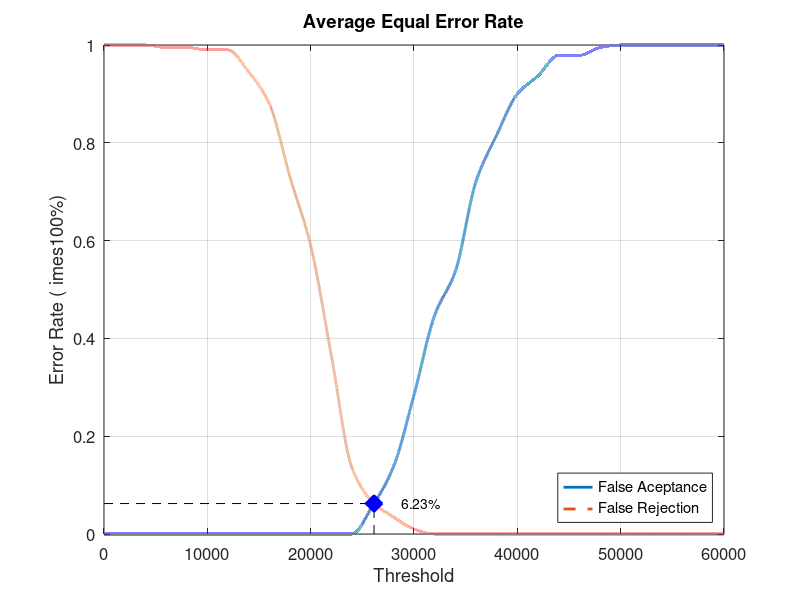
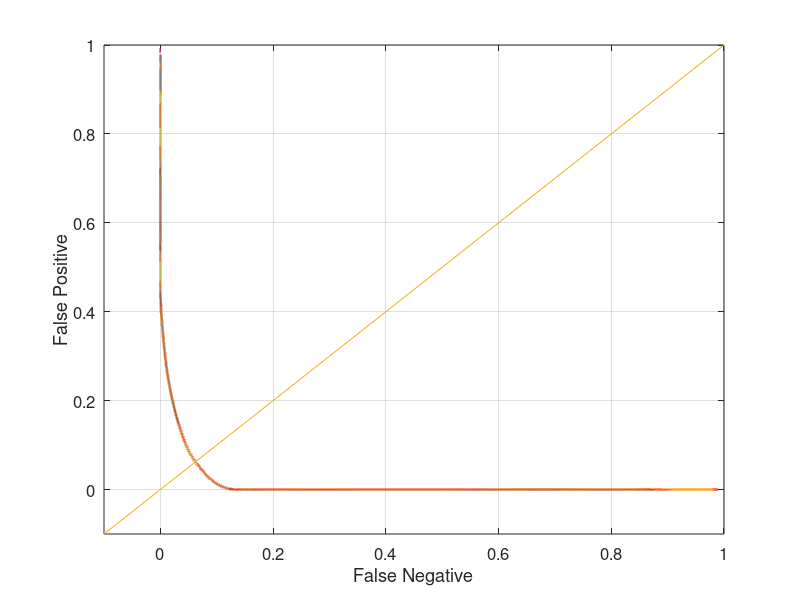

These charts were generated, in order, by the following MATLAB code:
close all;
clear;
clc;
x = 0:2000:60000;
xq = 0:0.5:60000;

y0 = [0 0 0 0 0 0 0 0 0 0 0 0 0 0.0578947 0.136842 0.284211 0.447368 0.536842 0.721053 0.815789 0.9 0.936842 0.978947 0.978947 0.994737 1 1 1 1 1 1]
yy0 = interp1(x, y0, xq, 'pchip');
y1 = [1 1 1 0.995 0.995 0.99 0.99 0.945 0.88 0.73 0.59 0.365 0.135 0.065 0.035 0.01 0 0 0 0 0 0 0 0 0 0 0 0 0 0 0]
yy1 = interp1(x, y1, xq, 'pchip');

% Calculating EER: 
y2 = abs(y0 - y1);
find(y2 == min(y2))
yy2 = abs(yy0 - yy1);
xEER = find(yy2 == min(yy2));
xEERIndex = xq(xEER) % X-axis EER
yEER = yy0(xEER) % Y-axis EER

main = figure
plot(xq, yy0,'-','LineWidth', 2);	hold on
plot(xq, yy1,'--','LineWidth', 2);	hold on
plot([xEERIndex xEERIndex], [0 yEER], 'k--');	hold on
plot([0 xEERIndex], [yEER yEER], 'k--');	hold on
plot(xEERIndex, yEER, 'bx', 'LineWidth', 10);	hold on
text(xEERIndex + 10 * xEERIndex / 100, yEER, [num2str(round((10000 * yEER)) / 100) '%'])
legend('False Aceptance', 'False Rejection', 'Location', 'SouthEast')
xlabel('Threshold')
ylabel('Error Rate (	imes100%)')
title('Average Equal Error Rate')
set(gca, 'FontSize', 12)
axis([0 60000 0 1])
grid on

print(main, 'Database1_1Main', '-dpng');
FNRxFPR = figure('Color', [1 1 1]);
plot(yy1, yy0, '-', yy1, yy0, 'LineWidth', 2);
hold on
y = -0.1:0.1:1
plot(y, y); 
set(gca, 'FontSize', 12)
xlabel('False Negative')
ylabel('False Positive')
axis([-0.1 1 -0.1 1])
set(gca, 'FontSize', 12)
grid on

print(FNRxFPR, 'Database1_1FNRxFPR','-dpng');
